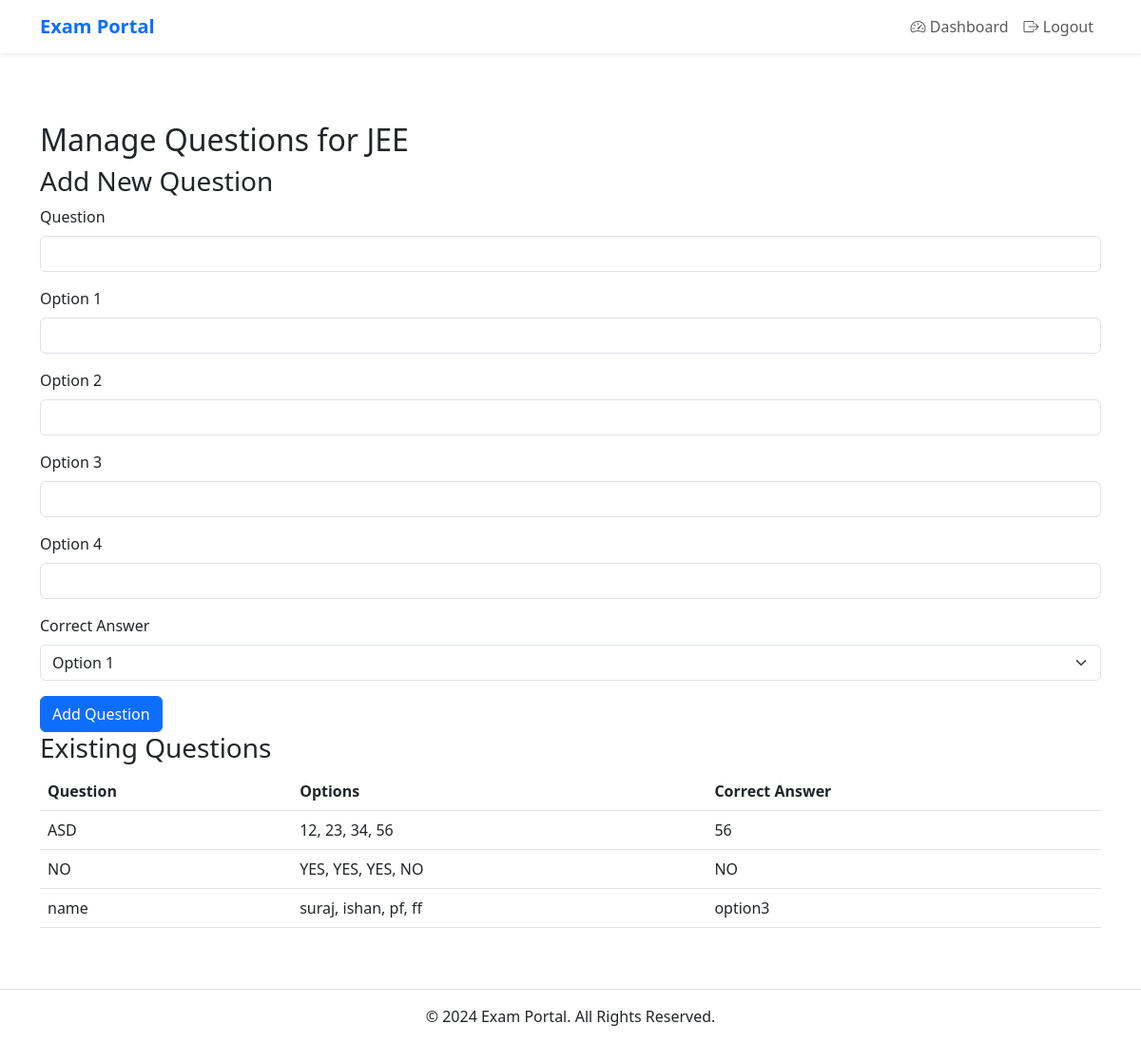
/admin/manage_questions/1 (signed in), run on an earlier commit of the app's database.
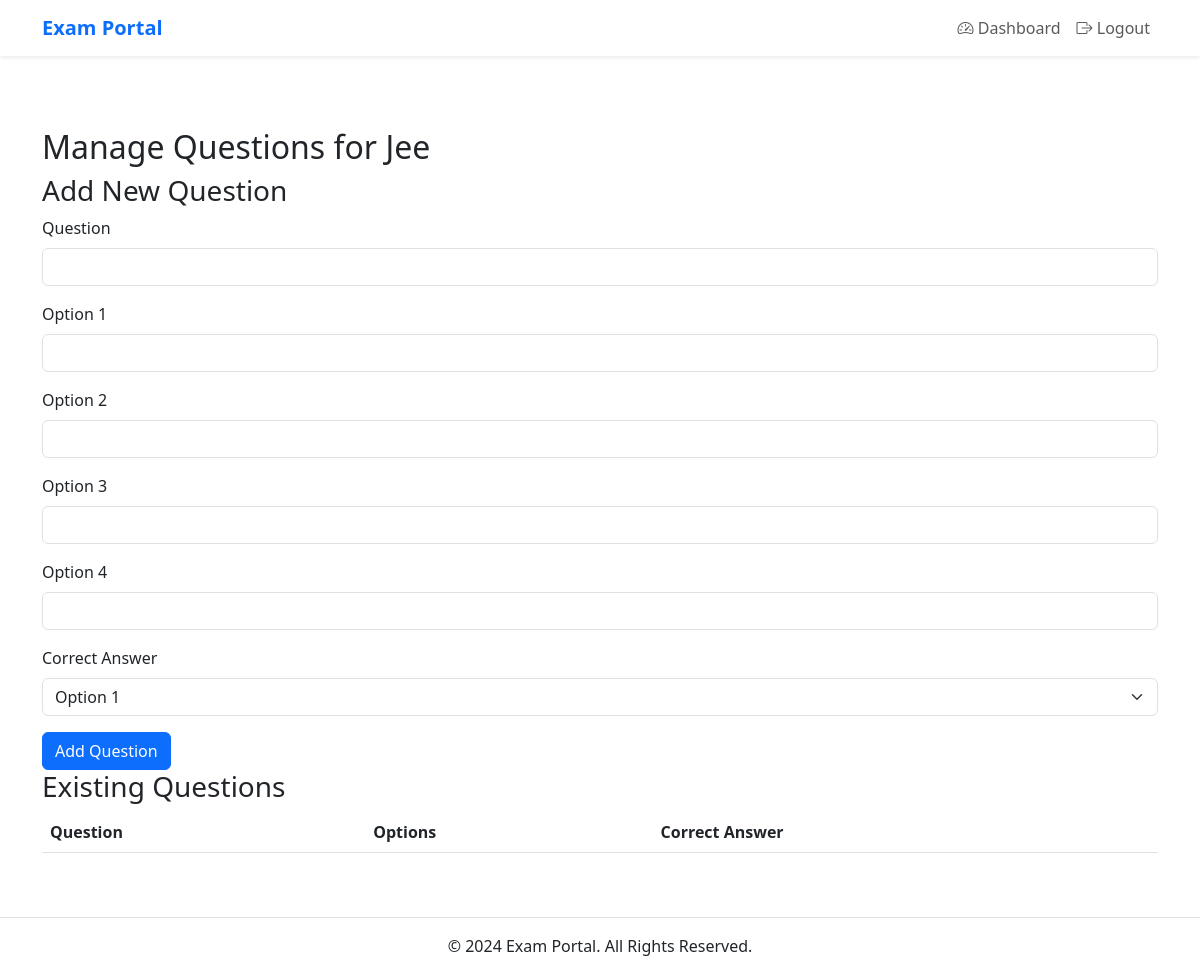
And on a later commit of the database.
### app.py (models this page shows)
class Exam(db.Model):
    __tablename__ = 'exams'
    id = db.Column(db.Integer, primary_key=True)
    name = db.Column(db.String(100), nullable=False)
    description = db.Column(db.Text, nullable=True)
    age_min = db.Column(db.Integer, nullable=False)
    age_max = db.Column(db.Integer, nullable=False)
    education_level = db.Column(db.String(50), nullable=False)
    eligible_colleges = db.Column(db.Text, nullable=True)
    mcqs = db.relationship('MCQ', backref='exam', lazy=True)
    start_time = db.Column(db.Time, nullable=True)  # Start time
    results_published = db.Column(db.Boolean, default=False)  # Track result publication
    creator_id = db.Column(db.Integer, db.ForeignKey('users.id', name='fk_exam_creator_id'), nullable=True)  # Named foreign key
    date = db.Column(db.Date, nullable=True)  # Exam date
    time_limit = db.Column(db.Integer, nullable=True)  # Time limit in minutes

class MCQ(db.Model):
    __tablename__ = 'mcqs'
    id = db.Column(db.Integer, primary_key=True)
    exam_id = db.Column(
        db.Integer,
        db.ForeignKey('exams.id', name='fk_mcqs_exam_id'),  # Explicitly named foreign key
        nullable=False
    )
    question = db.Column(db.String(255), nullable=False)
    option1 = db.Column(db.String(100), nullable=False)
    option2 = db.Column(db.String(100), nullable=False)
    option3 = db.Column(db.String(100), nullable=False)
    option4 = db.Column(db.String(100), nullable=False)
    correct_answer = db.Column(db.String(100), nullable=False)

### app.py (the view, shortened to what this page needs)
@app.route('/admin/manage_questions/<int:exam_id>', methods=['GET', 'POST'])
def manage_questions(exam_id):
    if 'role' not in session or session['role'] != 'admin':
        flash('Unauthorized access!', 'danger')
        return redirect(url_for('login'))
    exam = Exam.query.get_or_404(exam_id)
    mcqs = MCQ.query.filter_by(exam_id=exam_id).all()
    return render_template('manage_questions.html', exam=exam, mcqs=mcqs)

### templates/manage_questions.html (shortened to what this page needs)
{% extends "base.html" %}
{% block content %}
<h2>Manage Questions for {{ exam.name }}</h2>
<h3>Add New Question</h3>
<form action="{{ url_for('manage_questions', exam_id=exam.id) }}" method="POST">
    <div class="mb-3">
        <label for="question" class="form-label">Question</label>
        <input type="text" class="form-control" id="question" name="question" required>
    </div>
    <div class="mb-3">
        <label for="option1" class="form-label">Option 1</label>
        <input type="text" class="form-control" id="option1" name="option1" required>
    </div>
    <div class="mb-3">
        <label for="option2" class="form-label">Option 2</label>
        <input type="text" class="form-control" id="option2" name="option2" required>
    </div>
    <div class="mb-3">
        <label for="option3" class="form-label">Option 3</label>
        <input type="text" class="form-control" id="option3" name="option3" required>
    </div>
    <div class="mb-3">
        <label for="option4" class="form-label">Option 4</label>
        <input type="text" class="form-control" id="option4" name="option4" required>
    </div>
    <div class="mb-3">
        <label for="correct_answer" class="form-label">Correct Answer</label>
        <select class="form-select" id="correct_answer" name="correct_answer" required>
            <option value="option1">Option 1</option>
        </select>
    </div>
    <button type="submit" class="btn btn-primary">Add Question</button>
</form>
<h3>Existing Questions</h3>
<table class="table">
    <thead>
        <tr>
            <th>Question</th>
            <th>Options</th>
            <th>Correct Answer</th>
        </tr>
    </thead>
    <tbody>
        {% for mcq in mcqs %}
        <tr>
            <td>{{ mcq.question }}</td>
            <td>{{ mcq.option1 }}, {{ mcq.option2 }}, {{ mcq.option3 }}, {{ mcq.option4 }}</td>
            <td>{{ mcq.correct_answer }}</td>
        </tr>
        {% endfor %}
    </tbody>
</table>
{% endblock %}

### templates/base.html (shortened to what this page needs)
<!DOCTYPE html>
<html lang="en">
<head>
    <link href="{{ url_for('static', filename='css/style.css') }}" rel="stylesheet">
    <link href="https://cdn.jsdelivr.net/npm/bootstrap@5.3.0/dist/css/bootstrap.min.css" rel="stylesheet">
    <link rel="stylesheet" href="https://cdn.jsdelivr.net/npm/bootstrap-icons/font/bootstrap-icons.css">
</head>
<body>
    <nav class="navbar navbar-expand-lg navbar-light bg-white shadow-sm">
        <div class="container">
            <a class="navbar-brand fw-bold text-primary" href="{{ url_for('home') }}">Exam Portal</a>
            <div class="collapse navbar-collapse" id="navbarNav">
                <ul class="navbar-nav ms-auto">
                    {% if session['username'] %}
                        <li class="nav-item"><a class="nav-link" href="{{ url_for(session['role'] + '_dashboard') }}"><i class="bi bi-speedometer2"></i> Dashboard</a></li>
                        <li class="nav-item"><a class="nav-link" href="{{ url_for('logout') }}"><i class="bi bi-box-arrow-right"></i> Logout</a></li>
                    {% else %}
                        <li class="nav-item"><a class="nav-link" href="{{ url_for('login') }}"><i class="bi bi-box-arrow-in-right"></i> Login</a></li>
                        <li class="nav-item"><a class="nav-link" href="{{ url_for('register') }}"><i class="bi bi-person-plus"></i> Register</a></li>
                    {% endif %}
                </ul>
            </div>
        </div>
    </nav>
    <div class="container py-5">
        {% block content %}{% endblock %}
    </div>
    <footer class="footer text-center py-3 border-top">
        <p class="mb-0">&copy; 2024 Exam Portal. All Rights Reserved.</p>
    </footer>
</body>
</html>

### static/css/style.css (style rules this page uses)
.form-control { width: 100%; padding: 12px 15px; font-size: 1rem; border: 2px solid #e1e1e1; border-radius: 10px; background-color: #f8f9fa; transition: all 0.3s ease; }

What changed in the data, as far as the page shows it:
removed MCQ: question "ASD", option1 "12", option2 "23", option3 "34", option4 "56", correct_answer "56"
removed MCQ: question "NO", option1 "YES", option2 "YES", option3 "YES", option4 "NO", correct_answer "NO"
removed MCQ: question "name", option1 "suraj", option2 "ishan", option3 "pf", option4 "ff", correct_answer "option3"
changed Exam: name "JEE" → "Jee"
